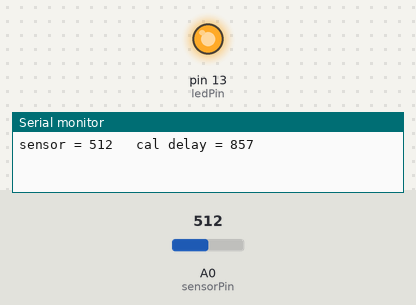
Bench run of a sketch on a simulated Arduino Uno, built with avr-gcc and run on an emulated ATmega328P. On the bench: output pins drawn as LEDs (lit = HIGH), the last lines printed to the serial monitor. Inputs (shaded band) come from the test bench; at power-on: A0 (sensorPin) = 512.

Above: at 2.1 s.
2.2 s: A0 (sensorPin) set to 122
5.7 s: A0 (sensorPin) set to 1023
10.5 s: A0 (sensorPin) set to 50
At 11.3 s:
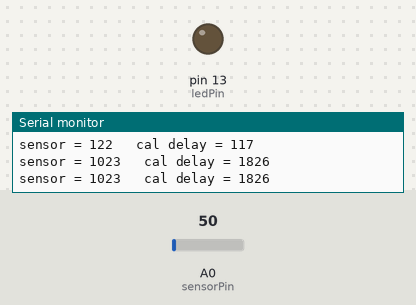
Timing chart, 0 to 13.5 s (numbered marks = the images above; inputs shaded):
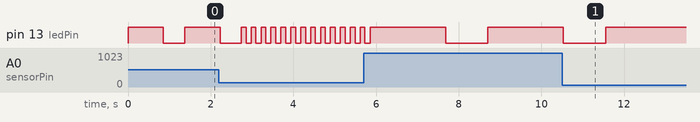

Measured:
- after the input at 10.5 s, pin 13 (ledPin): goes on until 11.6 s, then stays HIGH

The sketch:

photo_4_calibrated.ino
```cpp
/*
  Photoresistor

 Utilizzare una fotoresistenza come analog input.
 Il comportamento della foto resistenza e' simile
 a un potenziometro: varia la resistenza in base alla
 quantita' di luce.

 Per ottenere valori significativi utilizzare unaresistenza
 da ~5k ohms in serie con il sensore.

 Questo sketch modifica l'intervallo di intermittenza di un led
 in base alla luminosita' rilevata.

 Schema: http://lab.piffa.net/schemi/photoresistor_led.png
 */

int sensorPin = A0;    // select the input pin for the potentiometer
int ledPin = 13;      // select the pin for the LED
int sensorValue = 0;  // variable to store the value coming from the sensor

int min = 60;        // valore minimo rilevato dal sensore
int max = 600;        // valore massimo rilevato dal sensore

void setup() {
  // declare the ledPin as an OUTPUT:
  pinMode(ledPin, OUTPUT);
  // initialize serial communications at 9600 bps:
  Serial.begin(9600);
}

void loop() {
  // read the value from the sensor:
  sensorValue = analogRead(sensorPin);
  int calValue = map(sensorValue,min,max,0,1024) ;
  // Max pausa = 1024
      // turn the ledPin on
    digitalWrite(ledPin, HIGH);
  // stop the program for <sensorValue> milliseconds:
  delay(calValue);
  // turn the ledPin off:
  digitalWrite(ledPin, LOW);
  // stop the program for for <sensorValue> milliseconds:
  // print the results to the serial monitor:
  Serial.print("sensor = " );
  Serial.print(sensorValue);
  Serial.print("\t cal delay = ");
  Serial.println(calValue);
  delay(sensorValue);
}

/*
Domande:
1. Modificare lo sketch in modo che modifichi la luminosita' di un led
via PWM tramite il valore letto dal sensore.
2. Come fare per costringere la variabile dentro un intervallo stabilito?
3. Come si potrebbe eseguire la calibrazione automaticamente?
*/
```
